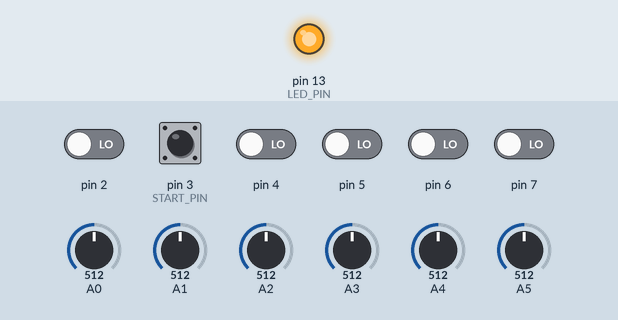
A sketch run on a simulated Arduino Uno, built with avr-gcc and run on an emulated ATmega328P. Shown: output pins drawn as LEDs (lit = HIGH). Dashed ring = blinking. The test bench sets the inputs (shaded band); at power-on: pin 3 (START_PIN) HIGH, pin 2, pin 4–7 LOW, A0 = 512, A1 = 512, A2 = 512, A3 = 512, A4 = 512, A5 = 512. What the sketch prints to the serial monitor is not drawn.

Above: at 1.2 s.
1.3 s: pin 3 (START_PIN) pulled LOW for 1 s
At 1.36 s:
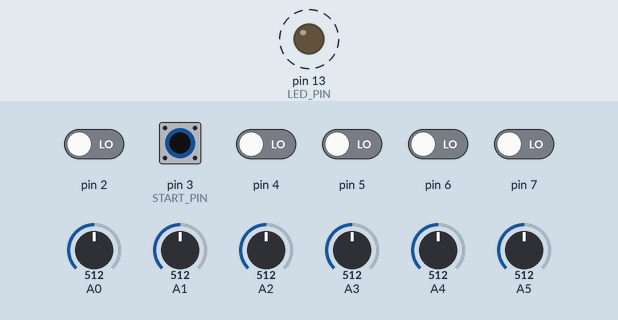
4.3 s: pin 3 (START_PIN) pulled LOW for 0.15 s
At 4.8 s:
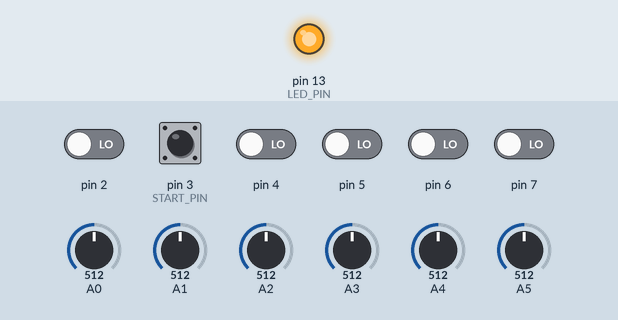
5.9 s: pin 2 driven HIGH and pin 3 (START_PIN) driven LOW
At 6.12 s:
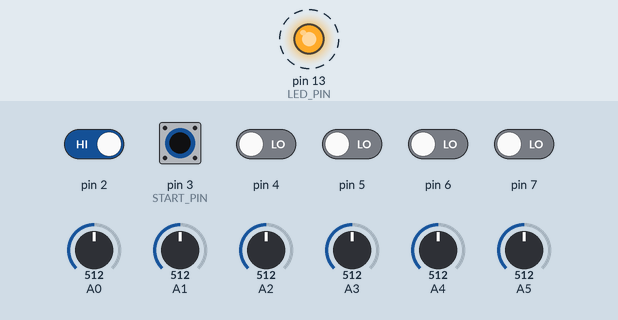
Timing chart, 0 to 18.9 s (numbered marks = the images above; inputs shaded):
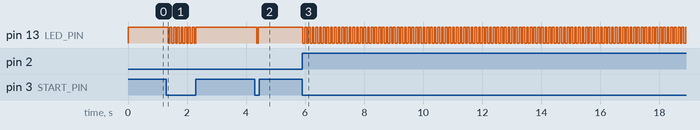

Measured:
- after the input at 1.3 s, pin 13 (LED_PIN): alternates HIGH for 0.06 s and LOW for 0.06 s, 16 changes in all, then stays HIGH, starting after 0.06 s
- after the input at 4.3 s, pin 13 (LED_PIN): HIGH → LOW after 0.06 s, → HIGH 0.06 s later
- after the input at 5.9 s, pin 13 (LED_PIN): alternates HIGH for 0.06 s and LOW for 0.06 s, starting at once

The sketch:

P2_send.ino
```cpp
#define START_PIN 3
#define LED_PIN 13

uint8_t TXBuf[17];            // Buffer for the Packet
uint8_t CurrentCh = 0;
int8_t packetcount = 0 ;
uint8_t blinktime = 0;
uint16_t adcValue;
uint32_t timestamp;

void setup() {
    pinMode(START_PIN,INPUT_PULLUP);
    pinMode(LED_PIN,OUTPUT);       // define Led Pin as output
    digitalWrite(LED_PIN,HIGH);       // define Led Pin as output

    // Prepare Transmit Buffer
    TXBuf[0]= 0xA5;          // sync byte one
    TXBuf[1]= 0x5A;          // sync byte two
    TXBuf[2]= 0x02;          // version info

    Serial.begin(115200);
}

void loop() {

  if(digitalRead(START_PIN)==LOW)
  {
      while (micros()-timestamp<3906);
      timestamp=micros();
      TXBuf[3]=packetcount++;    //  update packet counter
      TXBuf[16]= PIND;           //  Update button values

      for (CurrentCh=0;CurrentCh<6;CurrentCh++)
      {
         adcValue = analogRead(CurrentCh);
	 TXBuf[4+CurrentCh*2]= (uint8_t)(adcValue >> 8);       // (high byte)
	 TXBuf[4+CurrentCh*2+1]= (uint8_t)(adcValue & 0xff);  // (low byte)
      }

      Serial.write(TXBuf,17);
      #if (!(defined(__AVR_ATmega328P__) || defined(__AVR_ATmega168__)))
      Serial.send_now();
      #endif

      if (!(++blinktime % 16))
         digitalWrite(LED_PIN,!digitalRead(LED_PIN));
  }
}
```
